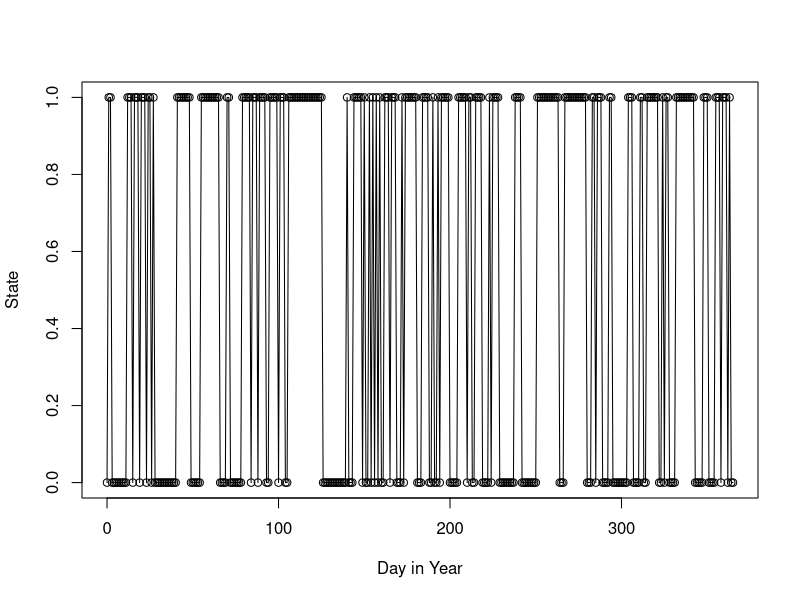

The R script that drew this image:
# Exercise Week 36, task 2c). 
# Simulate the weather for one year based on the given Markov chain. 

# State 0 = It rained today.
# State 1 = It did not rain today. 

P <- matrix(c(0.70, 0.30, 0.25, 0.75), nrow = 2, byrow=TRUE)

# Simulate for one year.
B <- 365

# Initialize storage
x <- vector('numeric', length = B+1)


# Initial state
x[1] <- 0

simulate <- function(B, x){
  # Simulate.
  for (y in 1:B){
    x[y+1] <- sample.int(2, size = 1, replace = TRUE, prob = P[x[y]+1,])-1
  }
  return (x)
}
 
x <- simulate(B, x)

plot(0:B, x, type = "o", xlab="Day in Year", ylab="State")


# What is the probability of rain for a random day during the year?

sims <- 3000
occurrences <- 0
for (s in 1:sims){
  randomDay = runif(1, min = 1, max = 365) 
  x <- simulate(B, x)
  
  if (x[randomDay] == 0){
    occurrences <- occurrences + 1
  }
}

print("Probability of rain for a random day during the year:")
cat("\n")
print(occurrences/sims)
